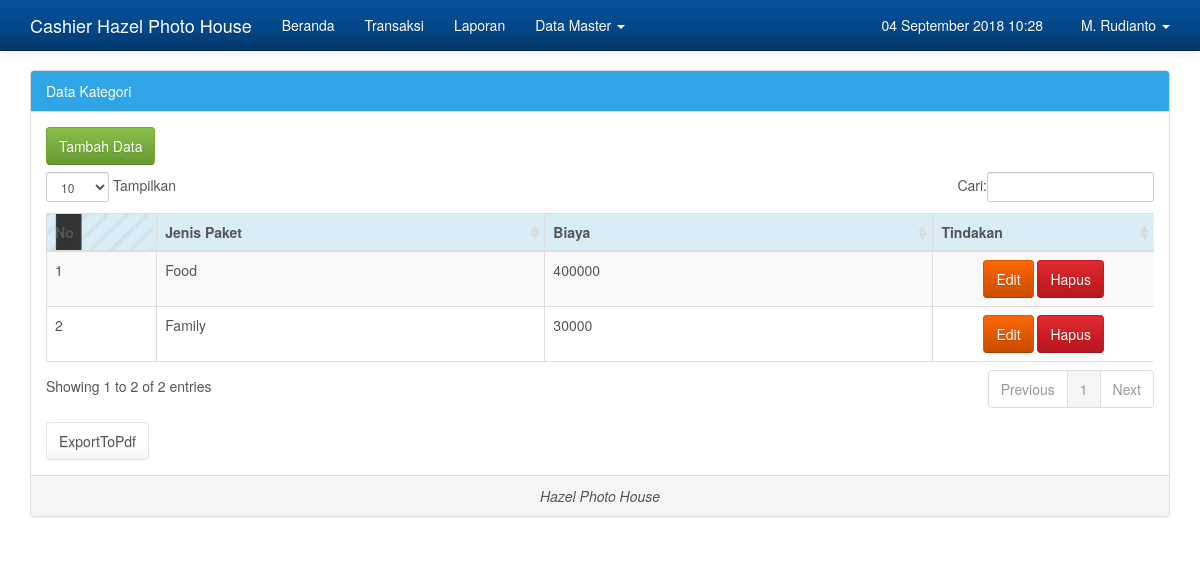
Page /admin.php?hlm=biaya (signed in) on the committed database.
### tables this page shows
CREATE TABLE `tbl_paket` (
  `id_paket` int(4) NOT NULL,
  `name_paket` varchar(20) DEFAULT 'NULL',
  `price` decimal(10,0) NOT NULL
);

### admin/biaya/biaya.php (the view, shortened to what this page needs)
<?php
if( empty( $_SESSION['id_user'] ) ){
	$_SESSION['err'] = '<strong>ERROR!</strong> Anda harus login terlebih dahulu.';
	header('Location: ./');
	die();
} else {
	if( isset( $_REQUEST['aksi'] )){
		$aksi = $_REQUEST['aksi'];
		switch($aksi){
			case 'baru':
				include 'biaya_baru.php';
				break;
			case 'edit':
				include 'biaya_edit.php';
				break;
			case 'hapus':
				include 'biaya_hapus.php';
				break;
		}
	} else {
		echo '
		<div class="row">
			<div class="col-md-12">
			<div class="panel panel-primary">
				<div class="panel-heading">
					Data Kategori
				</div>
			<div class="panel-body">
				<div class="table-responsive">
					<a href="admin.php?hlm=biaya&aksi=baru"  class="btn btn-success" style="margin-bottom: 7px; "><i class="fa fa-plus"></i>Tambah Data</a>
						<table class="table table-striped table-bordered table-hover" id="example">
				 <thead>
				   <tr class="info">
					 <th width="10%">No</th>
					 <th width="35%">Jenis Paket</th>
					 <th width="35%">Biaya</th>
					 <th width="20%">Tindakan</th>
				   </tr>
				 </thead>
				 <tbody>';
		 	$sql = mysqli_query($koneksi, "SELECT * FROM tbl_paket");
		 	if(mysqli_num_rows($sql) > 0){
		 		$no = 0;
				 while($row = mysqli_fetch_array($sql)){
	 				$no++;
	 			echo '
				   <tr>
					 <td>'.$no.'</td>
					 <td>'.$row['name_paket'].'</td>
					 <td>'.$row['price'].'</td>
					 <td>
					<script type="text/javascript" language="JavaScript">
					  	function konfirmasi(){
						  	tanya = confirm("Anda yakin akan menghapus Paket ini?");
						  	if (tanya == true) return true;
						  	else return false;
						}
					</script>
					<center>
					 <a href="?hlm=biaya&aksi=edit&id_paket='.$row['id_paket'].'" class="btn btn-warning btn-s">Edit</a>
					 <a href="?hlm=biaya&aksi=hapus&submit=yes&id_paket='.$row['id_paket'].'" onclick="return konfirmasi()" class="btn btn-danger btn-s">Hapus</a>
					</center>
					 </td>';
				}
			} else {
				 echo '<td colspan="8"><center><p class="add">Tidak ada data untuk ditampilkan. <u><a href="?hlm=biaya&aksi=baru">Tambah data baru</a></u> </p></center></td></tr>';
			}
			echo '
			 	</tbody>
			</table>
			</div>
			<a href="./laporan/laporan_user_pdf.php" target="blank" class="btn btn-default" style="margin-top: 8px;"><i class="fa fa-print"></i>ExportToPdf</a>
		</div>
		<div class="panel-footer">
			<i><center>Hazel Photo House
			</div>
		</div>
	</div>
</div>';
	}
}
?>

### admin.php (shortened to what this page needs)
<?php
if( empty( $_SESSION['id_user'] ) ){
	$_SESSION['err'] = '<strong>ERROR!</strong> Anda harus login terlebih dahulu.';
	header('Location: ./');
	die();
} else {
?>
<!DOCTYPE html>
<html lang="en">
  <head>
    <link href="css/bootstrap.css" rel="stylesheet">
	<link href="css/jquery-ui.min.css" rel="stylesheet">
	<link href="assets/js/dataTables/dataTables.bootstrap.css" rel="stylesheet" />
</head>
  </head>
  <body>
    <?php include "menu.php"; ?>
    <div class="container">
	<?php
	if( isset($_REQUEST['hlm'] )){
		$hlm = $_REQUEST['hlm'];
		switch( $hlm ){
			case 'biaya':
				include "admin/biaya/biaya.php";
				break;
		}
	}
	?>
    </div>
  </body>
</html>
<?php
}
?>

### menu.php (shortened to what this page needs)
<?php
    if( !empty( $_SESSION['id_user'] ) ){
?>
<div class="navbar navbar-inverse navbar-fixed-top" role="navigation">
  <div class="container">
	<div class="navbar-header">
	  <a class="navbar-brand" href="">Cashier Hazel Photo House</a>
	</div>
	<div class="navbar-collapse collapse">
	  <ul class="nav navbar-nav">
		<li><a href="./admin.php">Beranda</a></li>
		<li><a href="./admin.php?hlm=transaksi">Transaksi</a></li>
        <li><a href="?hlm=laporan">Laporan</a></li>
        <?php
        if( $_SESSION['level'] == 1 ){
        ?>
		<li class="dropdown">
		  <a href="#" class="dropdown-toggle" data-toggle="dropdown">Data Master <b class="caret"></b></a>
			<?php
			}
			?>
		</li>
	  </ul>
	  <ul class="nav navbar-nav navbar-right">
		<li>  <a class="toggle" >	<?php date_default_timezone_set("Asia/Jakarta"); echo date('d F Y H:i', time()); ?> &nbsp; </a></li>
		<li class="dropdown">
		  <a href="#" class="dropdown-toggle" data-toggle="dropdown">
			<?php echo $_SESSION['nama']; ?> <b class="caret"></b>
		  </a>
		</li>
	  </ul>
	</div>
  </div>
</div>
<?php
} else {
	header("Location: ./");
	die();
}
?>

### admin.php (style rules this page uses)
body { min-height: 200px; padding-top: 70px; }

### rows in the picture
tbl_paket: name_paket "Food", price "400000"
tbl_paket: name_paket "Family", price "30000"

### other values in the picture
$_SESSION['nama'] "M. Rudianto"
